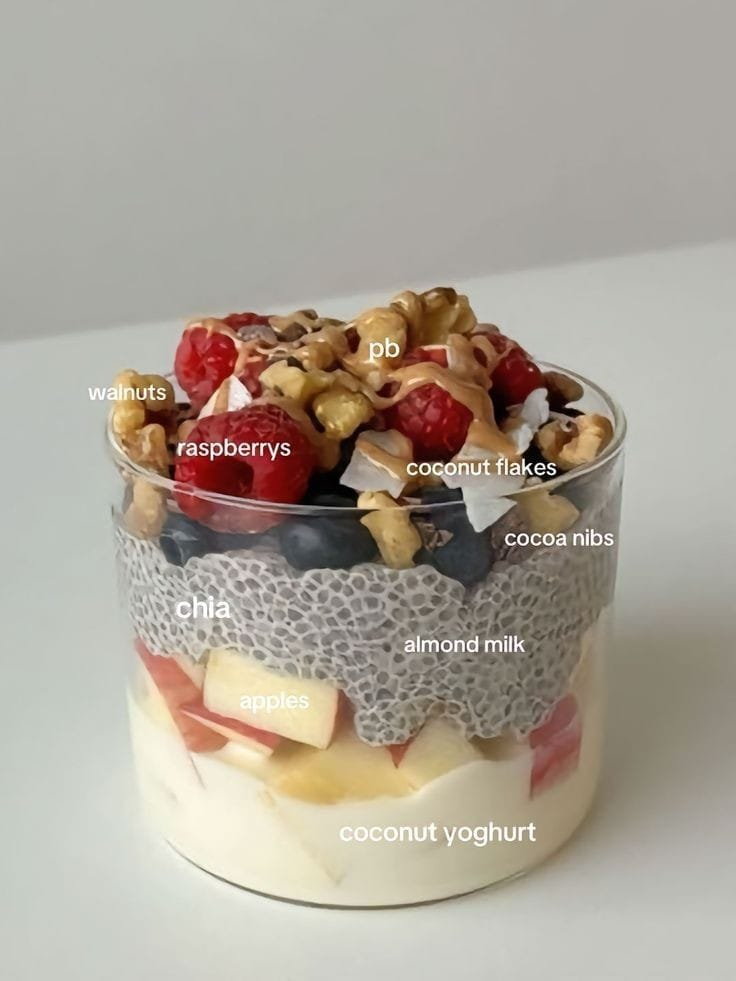
#> input picture Image/chia_pudding.jpeg, 736 x 981 px
$ jupyter execute 'Image Processing.ipynb'
#> lines starting #> are read from the running program, lines starting #| are printed output that depends on the picture
### 🧾 Project: Basic Image Processing with NumPy

We will:

✅ Load an image as a NumPy array

✅ Convert to grayscale

✅ Flip, rotate, and apply a simple blur

✅ Save the modified images

### 🧱 Step 1: Install Required Libraries

We’ll use Pillow to open and save images, and NumPy to manipulate pixel data.

### 🖼️ Step 2: Load an Image

[cell 1]
from PIL import Image
import numpy as np

# Load the image and convert to RGB
image_path = "Image/chia_pudding.jpeg"
image = Image.open(image_path).convert('RGB')
#> image is the input picture: PIL image 736x981 RGB; mean R, G, B 172.4, 164, 152.2
image_array = np.array(image)

print("Original shape:", image_array.shape)  # e.g. (height, width, 3)
#| Original shape: (981, 736, 3)

### Step 3: Convert to Grayscale

[cell 2]
def rgb_to_grayscale(img_array):
    # Using luminosity method: 0.2989 R + 0.5870 G + 0.1140 B
    grayscale = np.dot(img_array[...,:3], [0.2989, 0.5870, 0.1140])
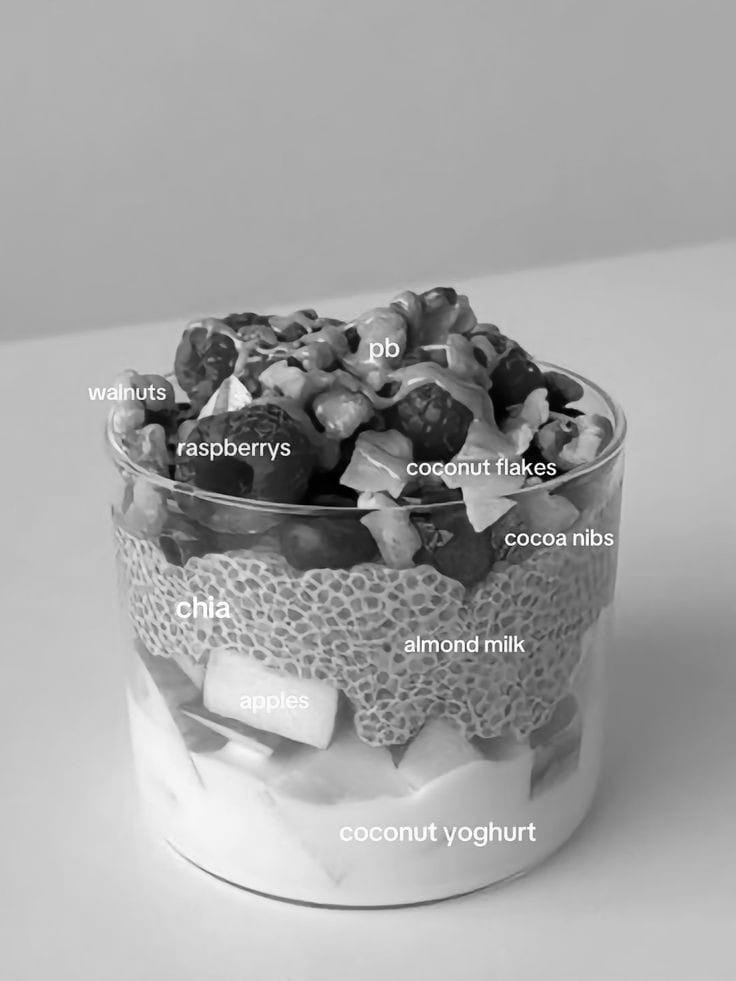
#> grayscale: shape (981, 736) float64; min 0, max 255, mean 165.1
    return grayscale.astype(np.uint8)

gray_array = rgb_to_grayscale(image_array)
gray_image = Image.fromarray(gray_array)
gray_image.save("grayscale.jpg")

### Step 4: Flip the Image

[cell 3]
# Flip horizontally
flipped_h = np.fliplr(image_array)
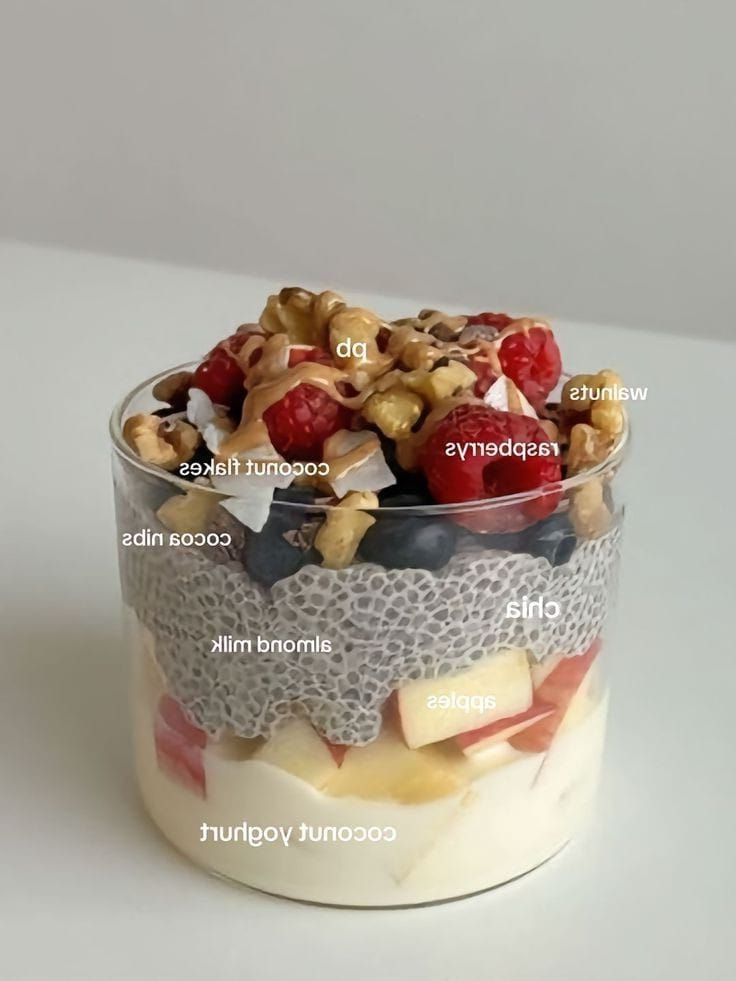
#> flipped_h: shape (981, 736, 3); mean R, G, B 172.4, 164, 152.2
Image.fromarray(flipped_h).save("flipped_horizontal.jpg")

# Flip vertically
flipped_v = np.flipud(image_array)
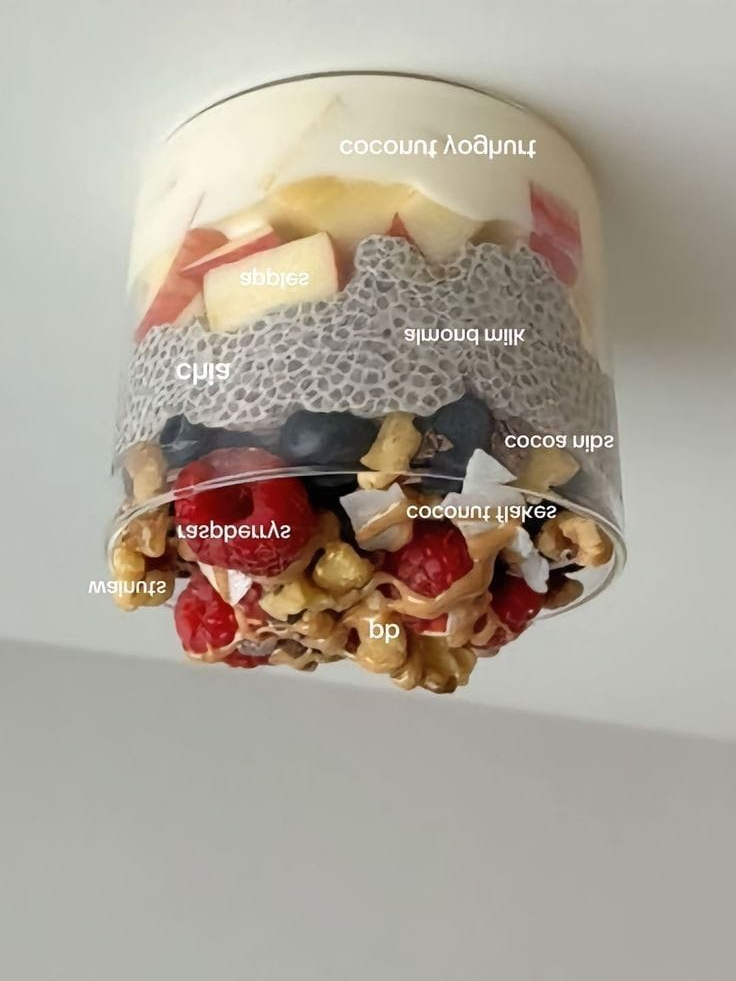
#> flipped_v: shape (981, 736, 3); mean R, G, B 172.4, 164, 152.2
Image.fromarray(flipped_v).save("flipped_vertical.jpg")

### Step 5: Rotate the Image (90 Degrees)

[cell 4]
# Rotate 90 degrees counter-clockwise
rotated = np.rot90(image_array)
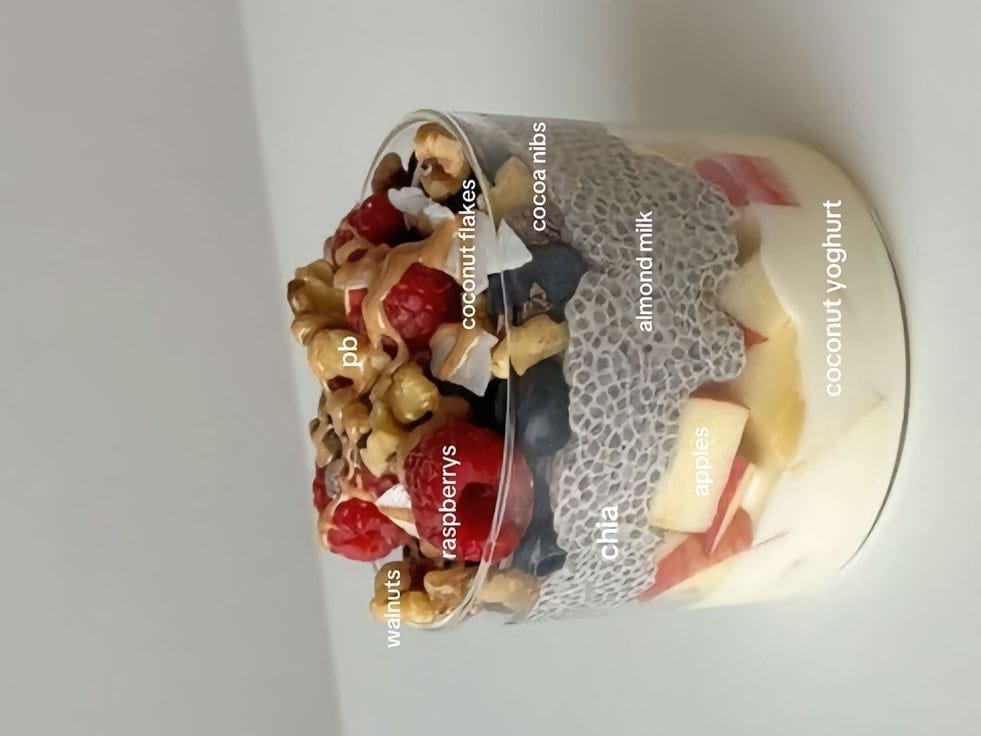
#> rotated: shape (736, 981, 3); mean R, G, B 172.4, 164, 152.2
Image.fromarray(rotated).save("rotated_90.jpg")

### Step 6: Simple Blur Filter (Box Blur)

[cell 5]
def blur_image(img_array, kernel_size=3):
#> called with kernel_size = 5
    height, width, channels = img_array.shape
#> height = 981; width = 736; channels = 3
    pad = kernel_size // 2
    padded = np.pad(img_array, ((pad, pad), (pad, pad), (0, 0)), mode='constant')
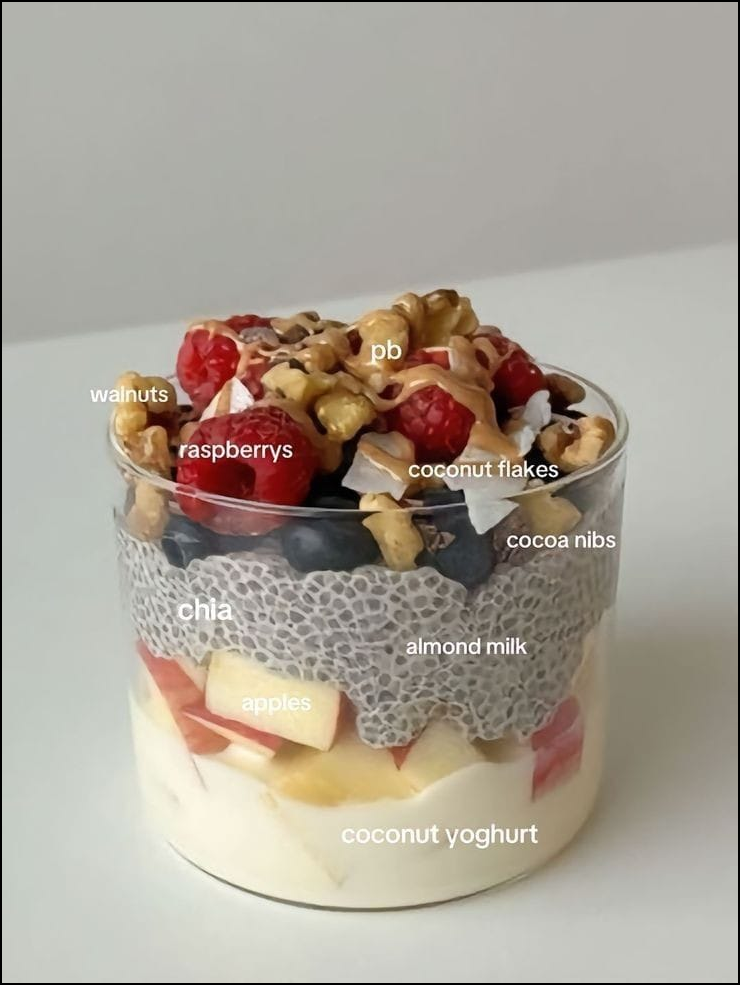
#> padded: shape (985, 740, 3); mean R, G, B 170.7, 162.4, 150.7
    blurred = np.zeros_like(img_array)

    for i in range(height):
        for j in range(width):
            for c in range(channels):
                blurred[i, j, c] = np.mean(
                    padded[i:i+kernel_size, j:j+kernel_size, c]
                )
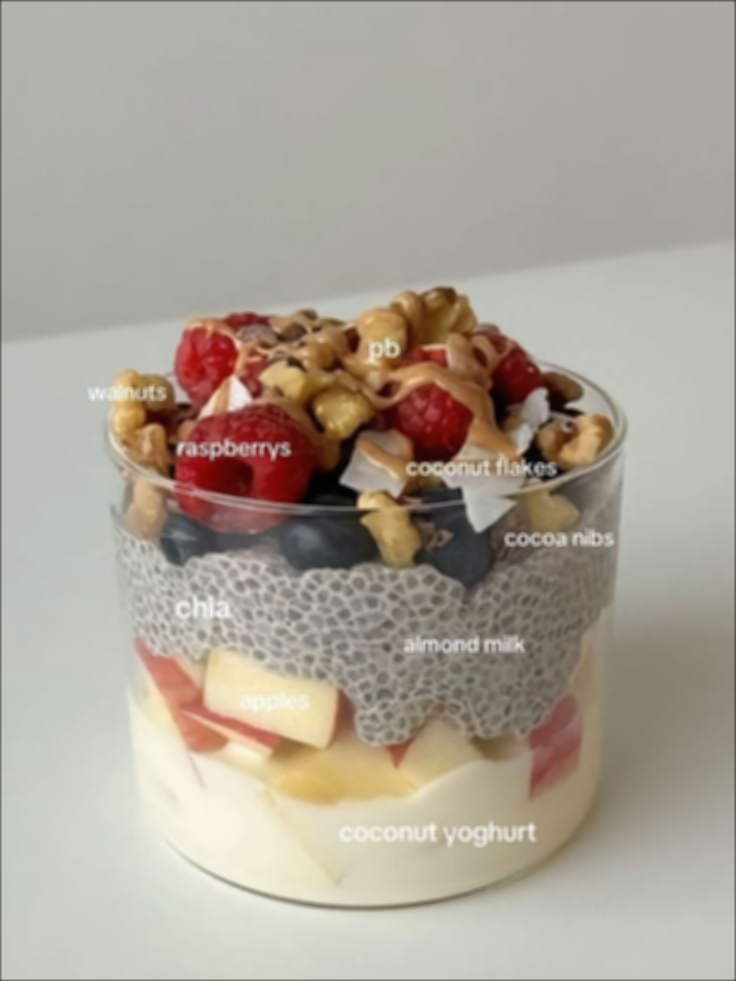
#> blurred: shape (981, 736, 3); mean R, G, B 171.5, 163.1, 151.3
    return blurred.astype(np.uint8)

blurred_image = blur_image(image_array, kernel_size=5)
Image.fromarray(blurred_image).save("blurred.jpg")
